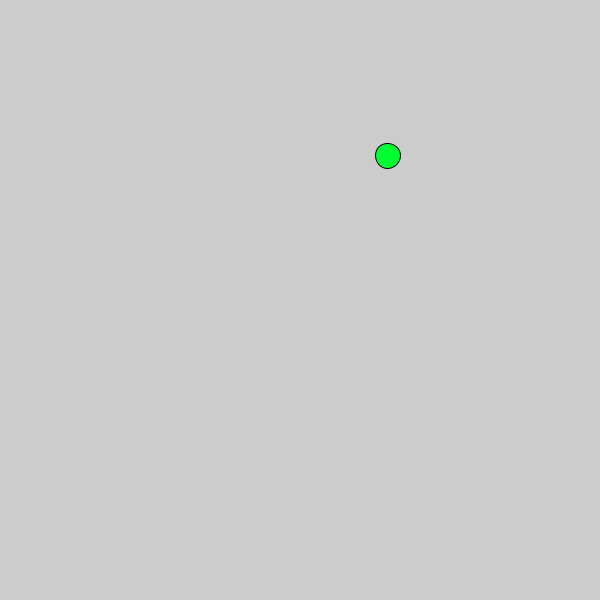
Frame 1 (no input)
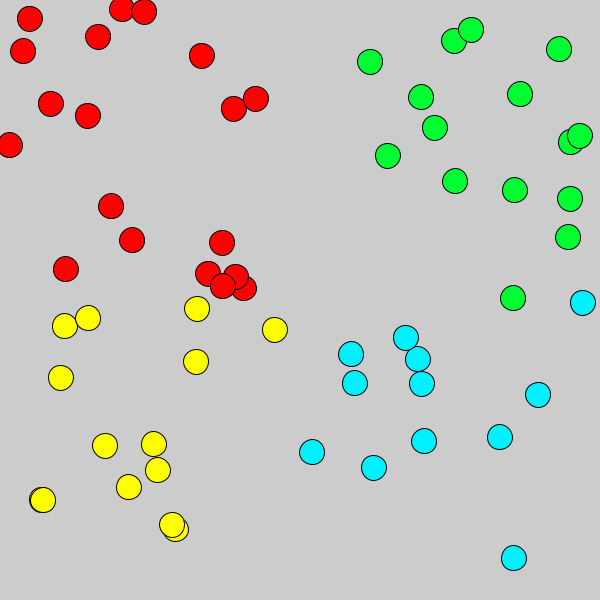
Frame 60 (the mouse pressed at the canvas centre just before this capture)
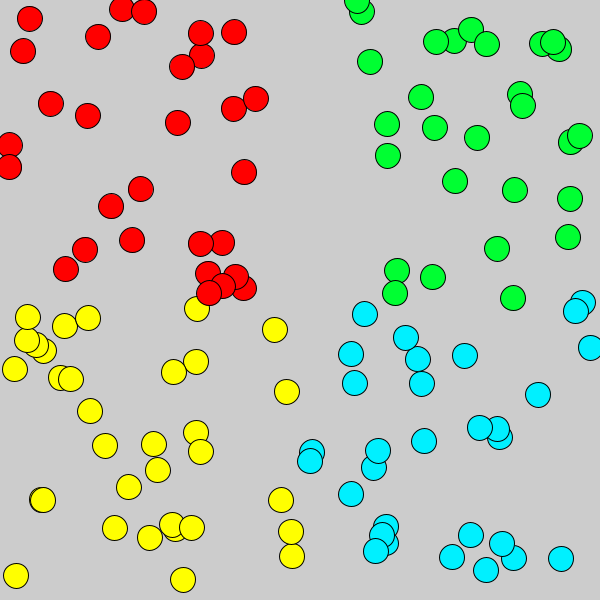
Frame 120 (the mouse held since frame 60 and released just before this capture)

The Processing sketch that drew these frames (run headless with seeded random() and noise(); from frame 60 on, the mouse is pressed at the canvas centre):

// Processing sketch: random_quadrants
// ── random_quadrants.pde
//four diff if statements
float x;
float y;

void setup () {
  size (600, 600);
}

void draw () { 
  x = random (600);
  y = random (600);

  if (x <= 300 && y <=300) {
  fill (255, 0, 0);
      circle (x, y, 25);
  } 
  if (x >= 300 && y <=300) {
  fill (0, 255, 50);
      circle (x, y, 25);
  } 
  if (x <= 300 && y >=300) {
  fill (255, 255, 0);
      circle (x, y, 25);
  } 
   if (x >= 300 && y >=300) {
  fill (0, 240, 255);
      circle (x, y, 25);
  } 
  
}
   


  
